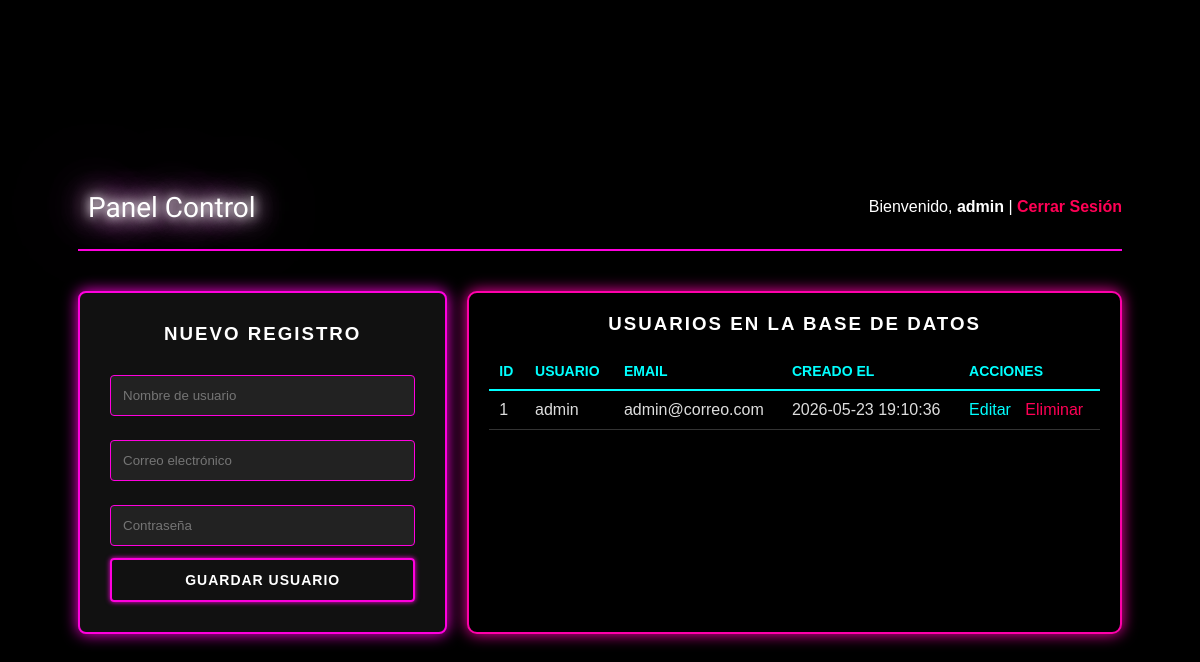
Page /dashboard.php (signed in) on the earlier database version.
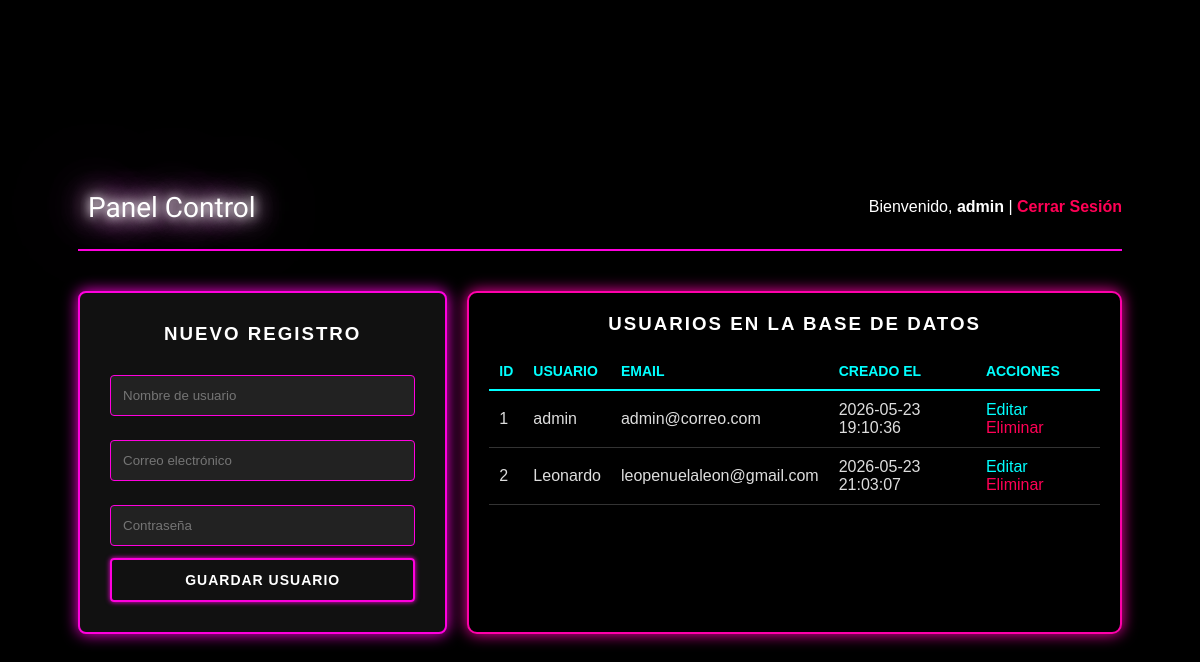
Same page on the later database version.
### tables this page shows
CREATE TABLE usuarios (
        id INTEGER PRIMARY KEY AUTOINCREMENT,
        usuario TEXT NOT NULL UNIQUE,
        password TEXT NOT NULL,
        email TEXT NOT NULL,
        created_at TEXT DEFAULT CURRENT_TIMESTAMP
    );

### dashboard.php (the view, shortened to what this page needs)
<?php
include 'conexion.php';
$resultado_usuarios = $conn->query("SELECT id, usuario, email, created_at FROM usuarios")->fetchAll(PDO::FETCH_ASSOC);
?>
<!DOCTYPE html>
<html lang="es"><head><meta charset="UTF-8"><title>Dashboard</title><link rel="stylesheet" href="estilos.css"></head>
<body>
<div class="dashboard-layout">
    <div class="header-panel">
        <div class="neon-title" style="font-size: 28px; margin: 0;">Panel Control</div>
        <div style="color: #fff;">
            <span>Bienvenido, <strong><?php echo htmlspecialchars($_SESSION['usuario']); ?></strong></span> |
            <a href="logout.php" style="color: #ff0055;">Cerrar Sesión</a>
        </div>
    </div>
    <div class="main-content" style="display: flex; gap: 20px; margin-top: 20px;">
        <div class="box-container" style="height: fit-content; flex: 1;">
            <h3>NUEVO REGISTRO</h3>
            <form method="POST" action="">
                <input type="text" name="nuevo_usuario" placeholder="Nombre de usuario" required>
                <input type="email" name="nuevo_email" placeholder="Correo electrónico" required>
                <input type="password" name="nuevo_password" placeholder="Contraseña" required>
                <button type="submit" name="crear">GUARDAR USUARIO</button>
            </form>
        </div>
        <div class="table-box" style="flex: 2; background: #000; padding: 20px; border: 2px solid #ff00aa; border-radius: 10px; box-shadow: 0 0 15px #ff00aa;">
            <h3 style="color: #fff; text-align: center; letter-spacing: 2px;">USUARIOS EN LA BASE DE DATOS</h3>
            <table style="width: 100%; color: #fff; border-collapse: collapse; margin-top: 15px;">
                <thead>
                    <tr style="border-bottom: 2px solid #00ffff; color: #00ffff;">
                        <th style="padding: 10px; text-align: left;">ID</th>
                        <th style="padding: 10px; text-align: left;">USUARIO</th>
                        <th style="padding: 10px; text-align: left;">EMAIL</th>
                        <th style="padding: 10px; text-align: left;">CREADO EL</th>
                        <th style="padding: 10px; text-align: left;">ACCIONES</th>
                    </tr>
                </thead>
                <tbody>
                    <?php foreach($resultado_usuarios as $row): ?>
                    <tr style="border-bottom: 1px solid #333;">
                        <td style="padding: 10px;"><?php echo $row['id']; ?></td>
                        <td style="padding: 10px;"><?php echo htmlspecialchars($row['usuario']); ?></td>
                        <td style="padding: 10px;"><?php echo htmlspecialchars($row['email']); ?></td>
                        <td style="padding: 10px;"><?php echo $row['created_at']; ?></td>
                        <td style="padding: 10px;">
                            <a href="editar.php?id=<?php echo $row['id']; ?>" style="color: #00ffff; text-decoration: none; margin-right: 10px;">Editar</a>
                            <a href="dashboard.php?eliminar=<?php echo $row['id']; ?>" onclick="return confirm('¿Eliminar registro?');" style="color: #ff0055; text-decoration: none;">Eliminar</a>
                        </td>
                    </tr>
                    <?php endforeach; ?>
                </tbody>
            </table>
        </div>
    </div>
</div>
</body></html>

### estilos.css (style rules this page uses)
body { background-color: #000000; font-family: sans-serif; color: #fff; display: flex; flex-direction: column; justify-content: center; align-items: center; min-height: 100vh; margin: 0; padding: 20px; box-sizing: border-box; }
.neon-title { display: inline-block; padding: 10px; border: none; font: normal 44px/normal "Warnes", Helvetica, sans-serif; color: rgba(255,255,255,1); text-align: center; white-space: pre-line; text-shadow: 0 0 10px rgba(255,255,255,1) , 0 0 20px rgba(255,255,255,1) , 0 0 30px rgba(255,255,255,1) , 0 0 40px #ff00de , 0 0 70px #ff00de , 0 0 80px #ff00de , 0 0 100px #ff00de ; transition: all 200ms cubic-bezier(0.42, 0, 0.58, 1); margin-bottom: 20px; }
.box-container { background: #111111; border: 2px solid #ff00de; box-shadow: 0 0 15px #ff00de; padding: 30px; border-radius: 8px; width: 320px; transition: box-shadow 0.3s ease; }
h2, h3 { text-align: center; color: #fff; margin-top: 0; text-transform: uppercase; letter-spacing: 2px; }
input[type="text"], input[type="password"], input[type="email"] { width: 100%; padding: 12px; margin: 12px 0; background: #222; border: 1px solid #ff00de; color: #fff; border-radius: 4px; box-sizing: border-box; outline: none; }
button, input[type="submit"] { width: 100%; padding: 12px; background: transparent; border: 2px solid #ff00de; color: white; font-weight: bold; text-transform: uppercase; border-radius: 4px; cursor: pointer; font-size: 14px; letter-spacing: 1px; transition: all 0.2s ease; box-shadow: 0 0 5px #ff00de; }
.dashboard-layout { display: flex; flex-direction: column; width: 90%; max-width: 1200px; gap: 20px; }
.header-panel { display: flex; justify-content: space-between; align-items: center; width: 100%; padding: 15px 0; border-bottom: 2px solid #ff00de; }
.header-panel a { color: #ff4d4d; text-decoration: none; font-weight: bold; }
.main-content { display: flex; flex-wrap: wrap; gap: 30px; width: 100%; }
.table-box { background: #111111; border: 2px solid #ff00de; padding: 20px; border-radius: 8px; flex-grow: 1; overflow-x: auto; }
table { width: 100%; border-collapse: collapse; margin-top: 15px; }
th, td { padding: 12px; text-align: left; border-bottom: 1px solid #333; }
th { color: #00ffff; border-bottom: 2px solid #00ffff; text-transform: uppercase; font-size: 14px; }
td { color: #ddd; }

Differences in the rows shown:
added usuarios: id "2", usuario "Leonardo", email "leopenuelaleon@gmail.com", created_at "2026-05-23 21:03:07"
